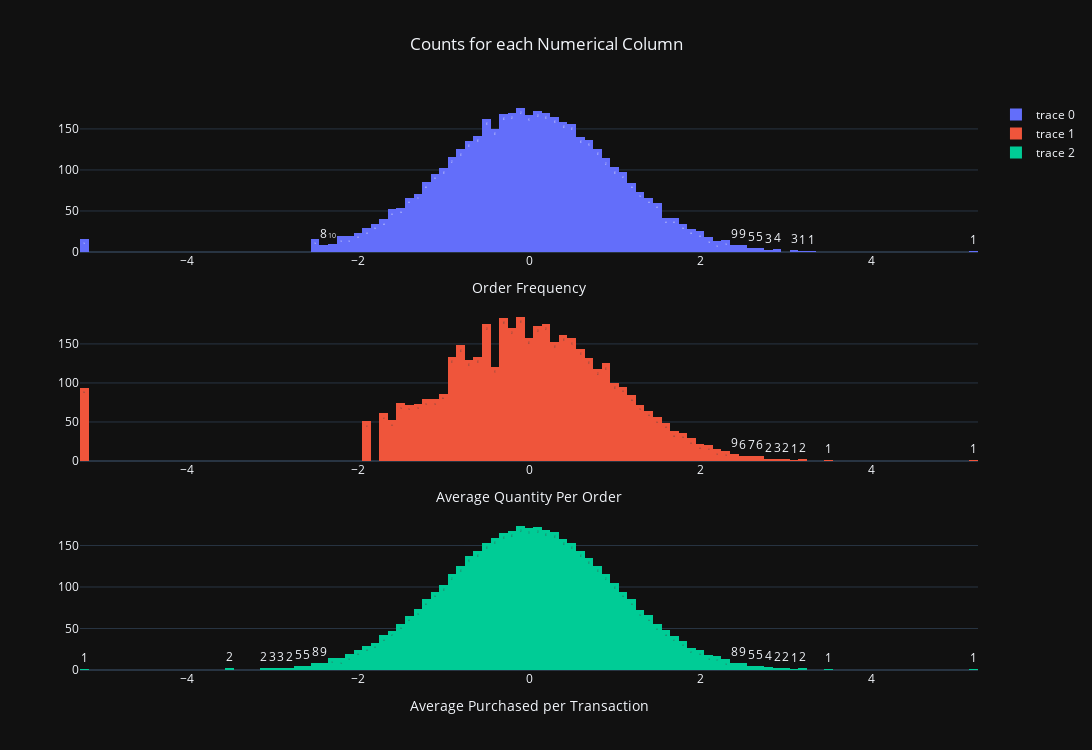

The cell this chart's notebook holds for it:
### Code cell
#Let's see the effects of applying a Quantile Transform on the distribution of our data
fig = subplots.make_subplots(rows=3, cols=1, vertical_spacing=0.1)

hist1 = go.Histogram(x=customer_stats_scaled['customer_activity_score'], texttemplate='%{y}')  
                    # xbins=dict(start=0, end = float(top_percentile['UnitPrice']), size=1), name='Item Price')
hist2 = go.Histogram(x=customer_stats_scaled['total_unique_stock'], texttemplate='%{y}')
                    # xbins=dict(size=100), name='Customer ID Counts')
hist3 = go.Histogram(x=customer_stats_scaled['total_purchases'],  texttemplate='%{y}')
                      #xbins=dict(start=0, end = float(top_percentile['TotalPrice']), size=10), name='Total Row Price')

# Update x-axis labels
fig.update_xaxes(title_text=  'Order Frequency', row=1, col=1)
fig.update_xaxes(title_text='Average Quantity Per Order', row=2, col=1)
fig.update_xaxes(title_text='Average Purchased per Transaction', row=3, col=1)

fig.append_trace(hist1, 1,1)
fig.append_trace(hist2, 2,1)
fig.append_trace(hist3, 3,1)

fig.update_layout(title = 'Counts for each Numerical Column', title_x = 0.5, width =1400, height = 750)
fig.show()

### Figure 1 — Plotly figure (JSON) as saved in the notebook; plotly's stock layout.template omitted (floating-point values rounded to 4 significant figures; data arrays with more than 128 entries replaced by an {"elided": "..."} marker saying what was removed)
{"data": [{"texttemplate": "%{y}", "type": "histogram", "x": {"elided": "4328 float values"}, "xaxis": "x", "yaxis": "y"}, {"texttemplate": "%{y}", "type": "histogram", "x": {"elided": "4328 float values"}, "xaxis": "x2", "yaxis": "y2"}, {"texttemplate": "%{y}", "type": "histogram", "x": {"elided": "4328 float values"}, "xaxis": "x3", "yaxis": "y3"}], "layout": {"height": 750, "title": {"text": "Counts for each Numerical Column", "x": 0.5}, "width": 1400, "xaxis": {"anchor": "y", "domain": [0, 1], "title": {"text": "Order Frequency"}}, "xaxis2": {"anchor": "y2", "domain": [0, 1], "title": {"text": "Average Quantity Per Order"}}, "xaxis3": {"anchor": "y3", "domain": [0, 1], "title": {"text": "Average Purchased per Transaction"}}, "yaxis": {"anchor": "x", "domain": [0.7333, 1]}, "yaxis2": {"anchor": "x2", "domain": [0.3667, 0.6333]}, "yaxis3": {"anchor": "x3", "domain": [0, 0.2667]}}}
